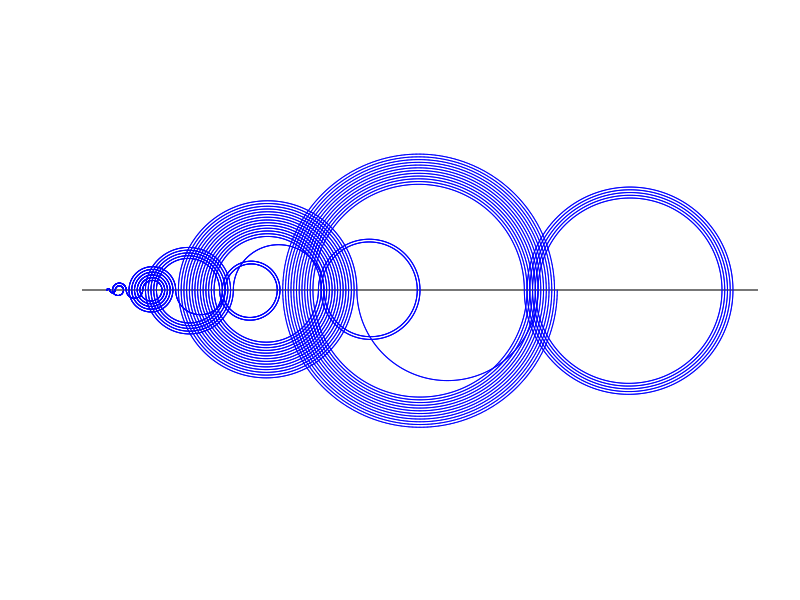

The R script that drew this image:
library(plotrix)

jump = 1
steps = 100
seq = 0

for (i in 1:steps) {
  current = seq[[length(seq)]]
  thisjump = jump
  
  if(current - jump >= 0 && ! is.element(current-jump, seq)){
    thisjump = jump * -1
  }
  
  seq = c(seq, current + thisjump)
  jump = jump + 1
}

png("recaman.png", width = 1200, height = 600, type = "cairo-png")
plot(1, type="n", xlab="", ylab="", xlim=c(0, max(seq)), ylim=c(-10, 10), asp = 1, axes=FALSE)
abline(h  = 0)
down = FALSE

for (i in 1:100) {
  center = (seq[[i]] + seq[[i+1]])/2
  radius = abs(seq[[i]] - seq[[i+1]])/2
  st = 0 + 180 * down
  end = 180 + 180 * down
  draw.arc(x = center, y = 0, radius = radius, deg1 = st, deg2 = end, col = "blue", n = .01)
  down = !down
}

dev.off()

